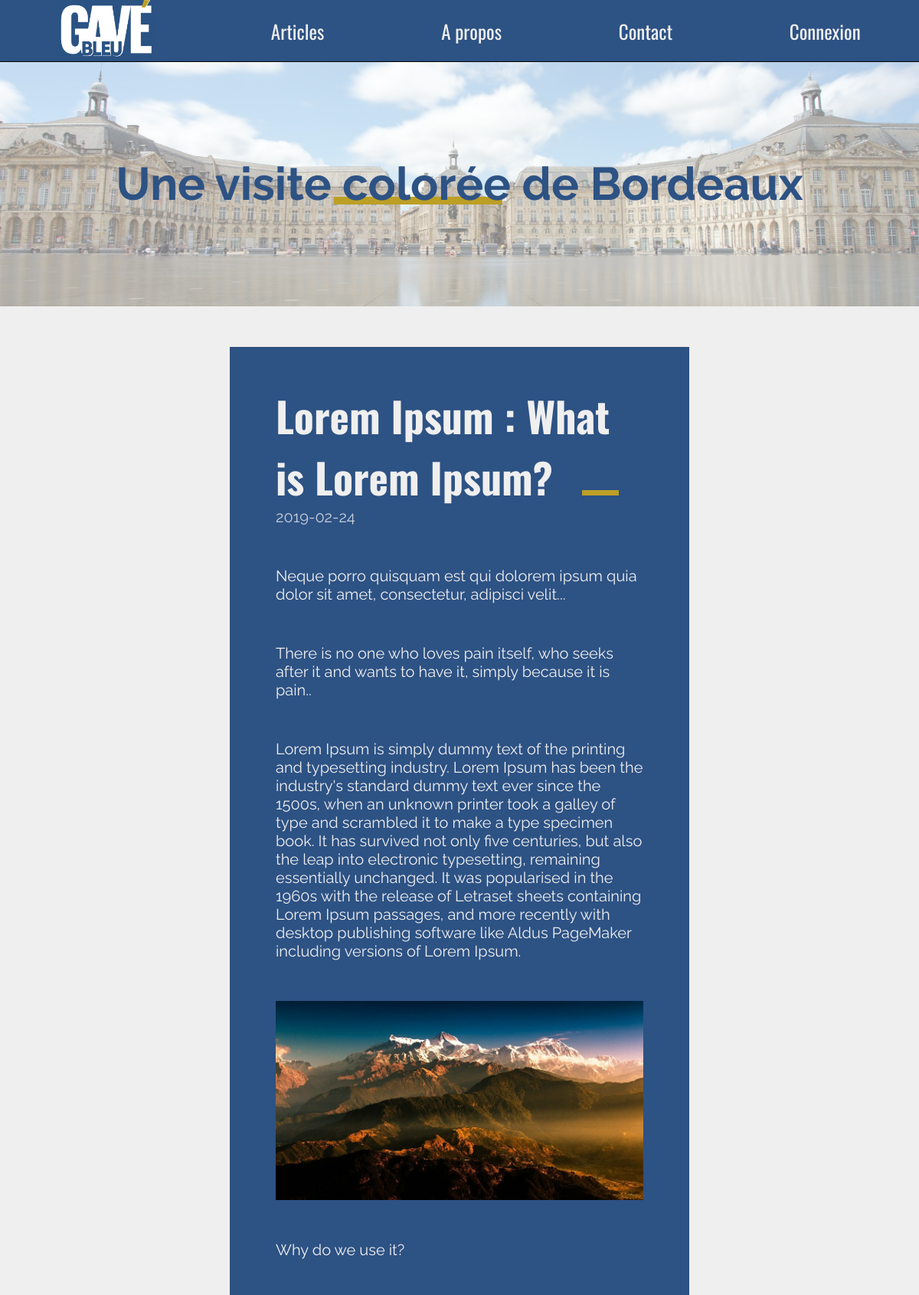
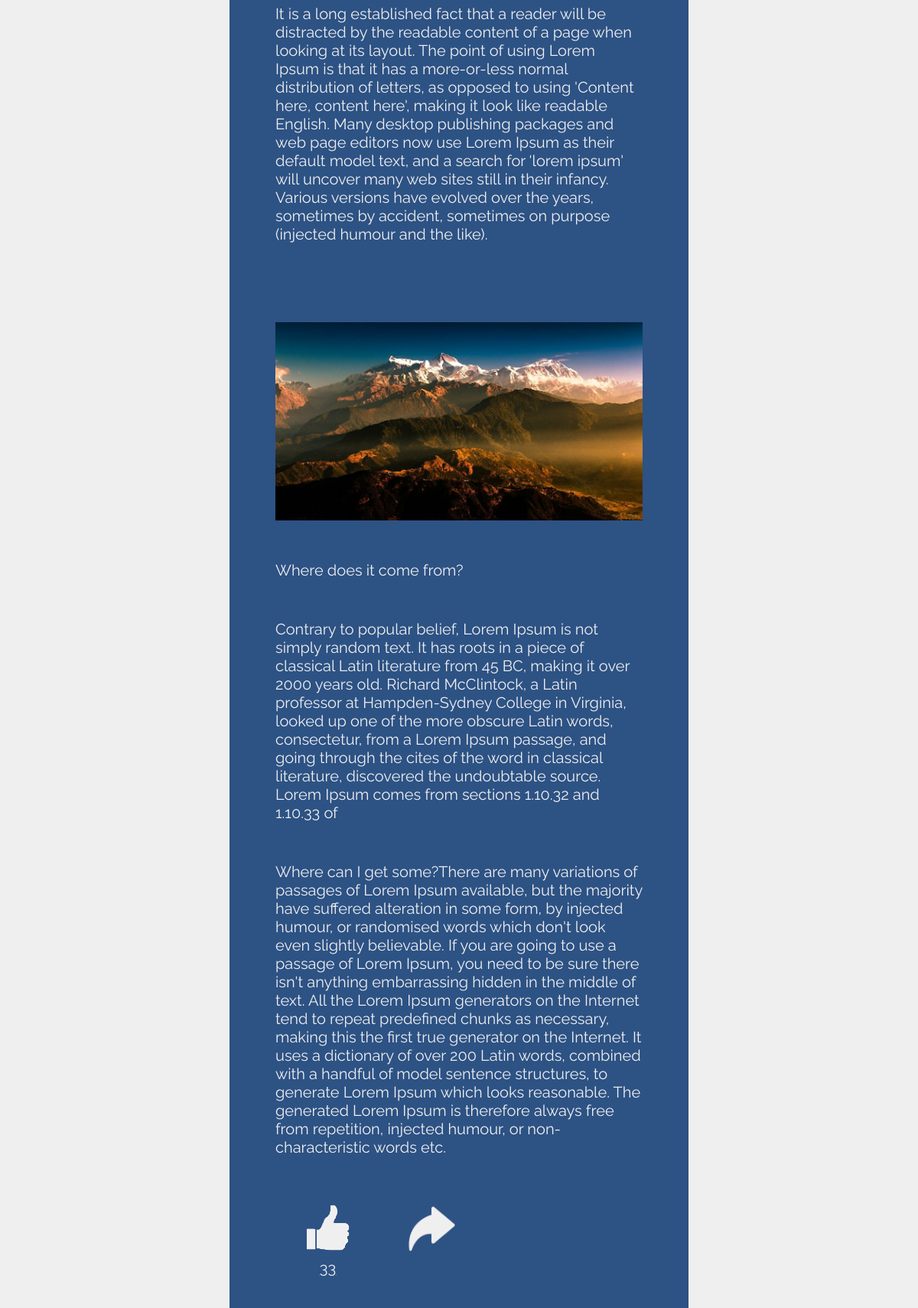
/article.php?id=09 (upper part), run on the app's committed database (2 pictures, top to bottom).
### tables this page shows
CREATE TABLE IF NOT EXISTS `article` (
  `NumArt` char(10) NOT NULL,
  `DtCreA` date DEFAULT NULL,
  `LibTitrA` text,
  `LibChapoA` text,
  `LibAccrochA` text,
  `Parag1A` text,
  `LibSsTitr1` text,
  `Parag2A` text,
  `LibSsTitr2` text,
  `Parag3A` text,
  `LibConclA` text,
  `UrlPhotA` char(255) DEFAULT NULL,
  `Likes` int(11) DEFAULT NULL,
  `NumAngl` char(8) NOT NULL,
  `NumThem` char(8) NOT NULL,
  `NumLang` char(8) NOT NULL,
  PRIMARY KEY (`NumArt`),
  KEY `ARTICLE_FK` (`NumArt`),
  KEY `FK_ASSOCIATION_1` (`NumAngl`),
  KEY `FK_ASSOCIATION_2` (`NumThem`),
  KEY `FK_ASSOCIATION_3` (`NumLang`)
);

### article.php (the view, shortened to what this page needs)
<!DOCTYPE html>
<html lang="en">
<head>
<link rel="stylesheet" type="text/css" href="style.css">
</head>
<body class="article-page">
    <section class="nav-bar">
        <a class="no-display" href="index.php"><img class="logo-header" src="img/logo.png"></a>
        <a href="index.php">Articles</a>
        <a href="about.php">A propos</a>
        <a href="contact.php">Contact</a>
        <a href="ConnectionUser.php">Connexion</a>
    </section>
    <section class="first-container">
        <div class="first-container-filter">
            <h1 class="slogan">Une visite <span class="coloree">colorée</span> de Bordeaux</h1>
        </div>
    </section>
    <?php
        include "conect.php";
        $numArticle =htmlspecialchars($_GET['id']);
        $Article = $bdPdo ->prepare('SELECT * FROM Article WHERE NumArt =?');
        $Article->execute(array($numArticle));
        if($Article->rowCount() == 1){
            $Article =$Article->fetch();
            $DtCreA = $Article['DtCreA'];
            $LibTitrA = $Article['LibTitrA'];
            $LibChapoA = $Article['LibChapoA'];
            $LibAccrochA = $Article['LibAccrochA'];
            $Parag1A = $Article['Parag1A'];
            $LibSsTitr1 = $Article['LibSsTitr1'];
            $Parag2A = $Article['Parag2A'];
            $LibSsTitr2 = $Article['LibSsTitr2'];
            $Parag3A = $Article['Parag3A'];
            $LibConclA = $Article['LibConclA'];
            $UrlPhotA = $Article['UrlPhotA'];
            $Likes = $Article['Likes'];
        }else{
            die('C\'ette Article n\'existe pas !');
        }
    ?>
        <section class="article-container">
            <h3><?= $LibTitrA ?> </h3>
            <p class="publie"><?= $DtCreA ?></p>
            <p><?=$LibChapoA?></p>
            <p class="chapo"><?= $LibAccrochA ?></p>
            <p class="first-paragraphe"><?= $Parag1A ?></p>
            <img class="illustration" src="./uploads/<?= $UrlPhotA ?>" alt="">
            <p class="sous-titre"><?= $LibSsTitr1 ?></p>
            <p class="second-paragraphe"><?= $Parag2A ?></p>
            <img class="illustration" src="./uploads/<?= $UrlPhotA ?>" alt="">
            <p class="sous-titre"><?= $LibSsTitr2 ?></p>
            <p class="third-paragraphe"><?= $Parag3A ?></p>
            <p class="conclusion"><?= $LibConclA ?></p>
            <div class="articles-logo-container">
                <a style="display: flex; flex-direction: column; align-items: center;" href="connectionUser.php"><img src="img/like.png"><?= $Likes ?> </a>
                <a href=""><img src="img/share.png"></a>
            </div>
        </section>
</body>
</html>

### style.css (style rules this page uses)
* { margin: 0; padding: 0; }
html { font-size: 62.5%; }
body { height: 100%; font-family: 'Raleway', sans-serif; background-color: #EFEFEF; position: relative; }
h3 { font-size: 3rem; color: #2D5284; margin-bottom: 5rem; text-align: center; }
.logo-header { height: 10vh; }
.nav-bar { position: fixed; top: 0; left: 0; height: 10vh; width: 100%; background-color: #2D5284; border-bottom: solid 1px #000; display: flex; justify-content: space-around; align-items: center; z-index: 10; }
.nav-bar a { color: #EFEFEF; text-decoration: none; position: relative; font-size: 2.5rem; font-family: 'Oswald', sans-serif; }
.first-container { height: 40vh; margin-top: 10vh; width: 100%; background-image: url(img/background.jpg); background-size: cover; background-position: center; }
.first-container-filter { width: 100%; height: 100%; background-color: rgba(255, 255, 255, .5); display: flex; justify-content: center; align-items: center; color: #2D5284; font-size: 4rem; }
.slogan { font-weight: 700; }
.coloree { position: relative; z-index: 5; }
.coloree:before { content: ''; z-index: -1; width: 100%; height: 10px; background-color: #BC9F25; position: absolute; bottom: 8px; left: -5%; }
::placeholder { color: #2D5284; }
.article-container { display: block; margin: auto; width: 50%; background-color: #2D5284; margin-bottom: 10vh; }
.article-container * { padding-left: 10%; padding-right: 10%; color: #efefef; margin-top: 5.3rem; font-size: 2rem; }
.article-container h3 { padding-top: 5rem; font-family: 'Oswald'; font-size: 5.4rem; position: relative; text-align: left; margin-bottom: 0; }
.article-container h3:after { content: ''; display: inline-block; width: 48px; margin-left: 5%; height: 7px; background-color: #BC9F25; }
.publie { opacity: .8; margin-top: 0; }
.second-paragraphe { padding-bottom: 5rem; }
.articles-logo-container { margin-top: 0; display: flex; flex-direction: row; width: 30%; justify-content: space-around; }
.articles-logo-container a { margin-top: 0; }
.illustration { width: 80%; display: block; margin-left: auto; margin-right: auto; padding: 0; }

### data on the page
article: LibTitrA "Lorem Ipsum : What is Lorem Ipsum?", DtCreA "2019-02-24", LibChapoA "Neque porro quisquam est qui dolorem ipsum quia dolor sit amet, consectetur, adipisci velit...", LibAccrochA "There is no one who loves pain itself, who seeks after it and wants to have it, simply because it is pain..", Parag1A "Lorem Ipsum is simply dummy text of the printing and typesetting industry. Lorem Ipsum has been the industry's standard dummy text ever since the 1500s, when an unknown printer took a galley of type and scrambled it to make a type specimen book. It has survived not only five centuries, but also the leap into electronic typesetting, remaining essentially unchanged. It was popularised in the 1960s with the release of Letraset sheets containing Lorem Ipsum passages, and more recently with desktop publishing software like Aldus PageMaker including versions of Lorem Ipsum.", UrlPhotA (picture), LibSsTitr1 "Why do we use it?", Parag2A "It is a long established fact that a reader will be distracted by the readable content of a page when looking at its layout. The point of using Lorem Ipsum is that it has a more-or-less normal distribution of letters, as opposed to using 'Content here, content here', making it look like readable English. Many desktop publishing packages and web page editors now use Lorem Ipsum as their default model text, and a search for 'lorem ipsum' will uncover many web sites still in their infancy. Various versions have evolved over the years, sometimes by accident, sometimes on purpose (injected humour and the like).", LibSsTitr2 "Where does it come from?", Parag3A "Contrary to popular belief, Lorem Ipsum is not simply random text. It has roots in a piece of classical Latin literature from 45 BC, making it over 2000 years old. Richard McClintock, a Latin professor at Hampden-Sydney College in Virginia, looked up one of the more obscure Latin words, consectetur, from a Lorem Ipsum passage, and going through the cites of the word in classical literature, discovered the undoubtable source. Lorem Ipsum comes from sections 1.10.32 and 1.10.33 of", LibConclA "Where can I get some?There are many variations of passages of Lorem Ipsum available, but the majority have suffered alteration in some form, by injected humour, or randomised words which don't look even slightly believable. If you are going to use a passage of Lorem Ipsum, you need to be sure there isn't anything embarrassing hidden in the middle of text. All the Lorem Ipsum generators on the Internet tend to repeat predefined chunks as necessary, making this the first true generator on the Internet. It uses a dictionary of over 200 Latin words, combined with a handful of model sentence structures, to generate Lorem Ipsum which looks reasonable. The generated Lorem Ipsum is therefore always…", Likes "33"
